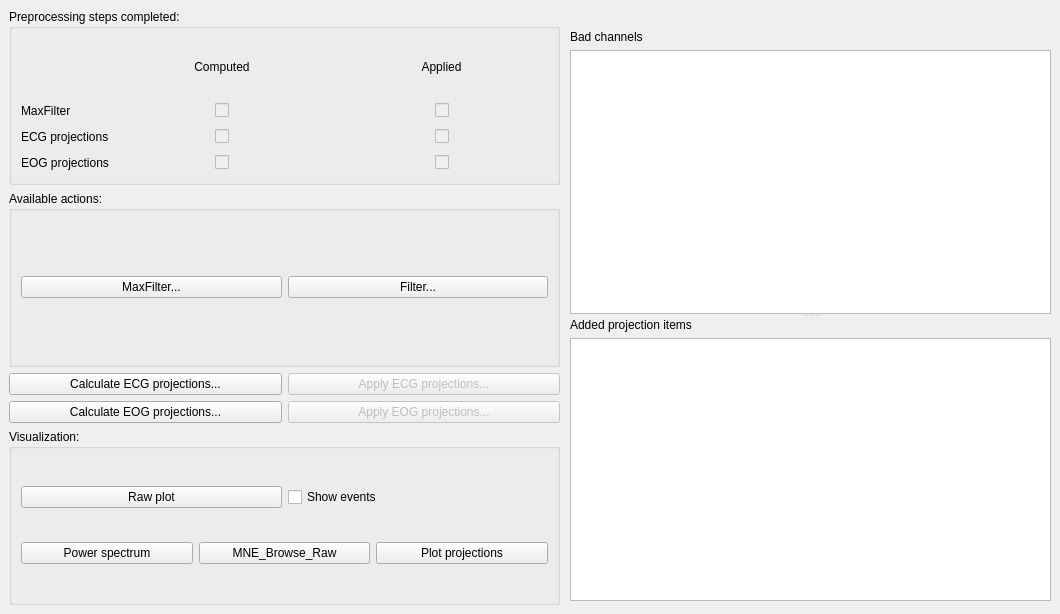
             <widget class="QWidget" name="tabPreprocessing">
              <property name="minimumSize">
               <size>
                <width>500</width>
                <height>0</height>
               </size>
              </property>
              <property name="font">
               <font>
                <weight>50</weight>
                <bold>false</bold>
               </font>
              </property>
              <attribute name="title">
               <string>Preprocessing</string>
              </attribute>
              <widget class="QWidget" name="layoutWidget">
               <property name="geometry">
                <rect>
                 <x>9</x>
                 <y>9</y>
                 <width>551</width>
                 <height>596</height>
                </rect>
               </property>
               <layout class="QVBoxLayout" name="verticalLayout_21">
                <item>
                 <widget class="QGroupBox" name="groupBoxPreprocessingCheckBoxes">
                  <property name="sizePolicy">
                   <sizepolicy hsizetype="MinimumExpanding" vsizetype="Preferred">
                    <horstretch>0</horstretch>
                    <verstretch>0</verstretch>
                   </sizepolicy>
                  </property>
                  <property name="minimumSize">
                   <size>
                    <width>60</width>
                    <height>0</height>
                   </size>
                  </property>
                  <property name="title">
                   <string>Preprocessing steps completed:</string>
                  </property>
                  <layout class="QGridLayout" name="gridLayout_18">
                   <item row="0" column="0">
                    <layout class="QGridLayout" name="gridLayout_6">
                     <property name="sizeConstraint">
                      <enum>QLayout::SetDefaultConstraint</enum>
                     </property>
                     <item row="2" column="1">
                      <layout class="QHBoxLayout" name="horizontalLayout_17">
                       <item>
                        <spacer name="horizontalSpacer_11">
                         <property name="orientation">
                          <enum>Qt::Horizontal</enum>
                         </property>
                         <property name="sizeHint" stdset="0">
                          <size>
                           <width>40</width>
                           <height>20</height>
                          </size>
                         </property>
                        </spacer>
                       </item>
                       <item>
                        <widget class="QCheckBox" name="checkBoxECGComputed">
                         <property name="enabled">
                          <bool>false</bool>
                         </property>
                         <property name="focusPolicy">
                          <enum>Qt::NoFocus</enum>
                         </property>
                         <property name="text">
                          <string/>
                         </property>
                        </widget>
                       </item>
                       <item>
                        <spacer name="horizontalSpacer_12">
                         <property name="orientation">
                          <enum>Qt::Horizontal</enum>
                         </property>
                         <property name="sizeHint" stdset="0">
                          <size>
                           <width>40</width>
                           <height>20</height>
                          </size>
                         </property>
                        </spacer>
                       </item>
                      </layout>
                     </item>
                     <item row="3" column="0">
                      <widget class="QLabel" name="labelEOGComputed_2">
                       <property name="text">
                        <string>EOG projections</string>
                       </property>
                      </widget>
                     </item>
                     <item row="3" column="2">
                      <layout class="QHBoxLayout" name="horizontalLayout_20">
                       <item>
                        <spacer name="horizontalSpacer_13">
                         <property name="orientation">
                          <enum>Qt::Horizontal</enum>
                         </property>
                         <property name="sizeHint" stdset="0">
                          <size>
                           <width>40</width>
                           <height>20</height>
                          </size>
                         </property>
                        </spacer>
                       </item>
                       <item>
                        <widget class="QCheckBox" name="checkBoxEOGApplied">
                         <property name="enabled">
                          <bool>false</bool>
                         </property>
                         <property name="focusPolicy">
                          <enum>Qt::NoFocus</enum>
                         </property>
                         <property name="text">
                          <string/>
                         </property>
                        </widget>
                       </item>
                       <item>
                        <spacer name="horizontalSpacer_14">
                         <property name="orientation">
                          <enum>Qt::Horizontal</enum>
                         </property>
                         <property name="sizeHint" stdset="0">
                          <size>
                           <width>40</width>
                           <height>20</height>
                          </size>
                         </property>
                        </spacer>
                       </item>
                      </layout>
                     </item>
                     <item row="0" column="1">
                      <widget class="QLabel" name="labelECGApplied_2">
                       <property name="text">
                        <string>Computed</string>
                       </property>
                       <property name="alignment">
                        <set>Qt::AlignCenter</set>
                       </property>
                      </widget>
                     </item>
                     <item row="2" column="2">
                      <layout class="QHBoxLayout" name="horizontalLayout_16">
                       <item>
                        <spacer name="horizontalSpacer_9">
                         <property name="orientation">
                          <enum>Qt::Horizontal</enum>
                         </property>
                         <property name="sizeHint" stdset="0">
                          <size>
                           <width>40</width>
                           <height>20</height>
                          </size>
                         </property>
                        </spacer>
                       </item>
                       <item>
                        <widget class="QCheckBox" name="checkBoxECGApplied">
                         <property name="enabled">
                          <bool>false</bool>
                         </property>
                         <property name="focusPolicy">
                          <enum>Qt::NoFocus</enum>
                         </property>
                         <property name="text">
                          <string/>
                         </property>
                        </widget>
                       </item>
                       <item>
                        <spacer name="horizontalSpacer_10">
                         <property name="orientation">
                          <enum>Qt::Horizontal</enum>
                         </property>
                         <property name="sizeHint" stdset="0">
                          <size>
                           <width>40</width>
                           <height>20</height>
                          </size>
                         </property>
                        </spacer>
                       </item>
                      </layout>
                     </item>
                     <item row="3" column="1">
                      <layout class="QHBoxLayout" name="horizontalLayout_19">
                       <item>
                        <spacer name="horizontalSpacer_15">
                         <property name="orientation">
                          <enum>Qt::Horizontal</enum>
                         </property>
                         <property name="sizeHint" stdset="0">
                          <size>
                           <width>40</width>
                           <height>20</height>
                          </size>
                         </property>
                        </spacer>
                       </item>
                       <item>
                        <widget class="QCheckBox" name="checkBoxEOGComputed">
                         <property name="enabled">
                          <bool>false</bool>
                         </property>
                         <property name="focusPolicy">
                          <enum>Qt::NoFocus</enum>
                         </property>
                         <property name="text">
                          <string/>
                         </property>
                        </widget>
                       </item>
                       <item>
                        <spacer name="horizontalSpacer_16">
                         <property name="orientation">
                          <enum>Qt::Horizontal</enum>
                         </property>
                         <property name="sizeHint" stdset="0">
                          <size>
                           <width>40</width>
                           <height>20</height>
                          </size>
                         </property>
                        </spacer>
                       </item>
                      </layout>
                     </item>
                     <item row="1" column="2">
                      <layout class="QHBoxLayout" name="horizontalLayout_21">
                       <item>
                        <spacer name="horizontalSpacer_7">
                         <property name="orientation">
                          <enum>Qt::Horizontal</enum>
                         </property>
                         <property name="sizeHint" stdset="0">
                          <size>
                           <width>40</width>
                           <height>20</height>
                          </size>
                         </property>
                        </spacer>
                       </item>
                       <item>
                        <widget class="QCheckBox" name="checkBoxMaxFilterApplied">
                         <property name="enabled">
                          <bool>false</bool>
                         </property>
                         <property name="focusPolicy">
                          <enum>Qt::NoFocus</enum>
                         </property>
                         <property name="text">
                          <string/>
                         </property>
                        </widget>
                       </item>
                       <item>
                        <spacer name="horizontalSpacer_17">
                         <property name="orientation">
                          <enum>Qt::Horizontal</enum>
                         </property>
                         <property name="sizeHint" stdset="0">
                          <size>
                           <width>40</width>
                           <height>20</height>
                          </size>
                         </property>
                        </spacer>
                       </item>
                      </layout>
                     </item>
                     <item row="2" column="0">
                      <widget class="QLabel" name="labelECGComputed_2">
                       <property name="text">
                        <string>ECG projections</string>
                       </property>
                      </widget>
                     </item>
                     <item row="1" column="1">
                      <layout class="QHBoxLayout" name="horizontalLayout_13">
                       <property name="spacing">
                        <number>6</number>
                       </property>
                       <item>
                        <spacer name="horizontalSpacer_5">
                         <property name="orientation">
                          <enum>Qt::Horizontal</enum>
                         </property>
                         <property name="sizeHint" stdset="0">
                          <size>
                           <width>40</width>
                           <height>20</height>
                          </size>
                         </property>
                        </spacer>
                       </item>
                       <item>
                        <widget class="QCheckBox" name="checkBoxMaxFilterComputed">
                         <property name="enabled">
                          <bool>false</bool>
                         </property>
                         <property name="focusPolicy">
                          <enum>Qt::NoFocus</enum>
                         </property>
                         <property name="inputMethodHints">
                          <set>Qt::ImhDigitsOnly</set>
                         </property>
                         <property name="text">
                          <string/>
                         </property>
                        </widget>
                       </item>
                       <item>
                        <spacer name="horizontalSpacer_8">
                         <property name="orientation">
                          <enum>Qt::Horizontal</enum>
                         </property>
                         <property name="sizeHint" stdset="0">
                          <size>
                           <width>40</width>
                           <height>20</height>
                          </size>
                         </property>
                        </spacer>
                       </item>
                      </layout>
                     </item>
                     <item row="0" column="2">
                      <widget class="QLabel" name="labelEOGApplied_2">
                       <property name="text">
                        <string>Applied</string>
                       </property>
                       <property name="alignment">
                        <set>Qt::AlignCenter</set>
                       </property>
                      </widget>
                     </item>
                     <item row="1" column="0">
                      <widget class="QLabel" name="labelMaxFilter_2">
                       <property name="text">
                        <string>MaxFilter</string>
                       </property>
                      </widget>
                     </item>
                    </layout>
                   </item>
                  </layout>
                 </widget>
                </item>
                <item>
                 <widget class="QGroupBox" name="groupBoxAvailablePreprocessing">
                  <property name="maximumSize">
                   <size>
                    <width>16777215</width>
                    <height>16777215</height>
                   </size>
                  </property>
                  <property name="title">
                   <string>Available actions:</string>
                  </property>
                  <layout class="QGridLayout" name="gridLayout_13">
                   <item row="0" column="0">
                    <layout class="QHBoxLayout" name="horizontalLayout_18">
                     <item>
                      <widget class="QPushButton" name="pushButtonMaxFilter">
                       <property name="text">
                        <string>MaxFilter...</string>
                       </property>
                      </widget>
                     </item>
                     <item>
                      <widget class="QPushButton" name="pushButtonFilter">
                       <property name="text">
                        <string>Filter...</string>
                       </property>
                      </widget>
                     </item>
                    </layout>
                   </item>
                  </layout>
                 </widget>
                </item>
                <item>
                 <layout class="QHBoxLayout" name="horizontalLayout">
                  <item>
                   <widget class="QPushButton" name="pushButtonECG">
                    <property name="text">
                     <string>Calculate ECG projections...</string>
                    </property>
                   </widget>
                  </item>
                  <item>
                   <widget class="QPushButton" name="pushButtonApplyECG">
                    <property name="enabled">
                     <bool>false</bool>
                    </property>
                    <property name="text">
                     <string>Apply ECG projections...</string>
                    </property>
                   </widget>
                  </item>
                 </layout>
                </item>
                <item>
                 <layout class="QHBoxLayout" name="horizontalLayout_12">
                  <item>
                   <widget class="QPushButton" name="pushButtonEOG">
                    <property name="text">
                     <string>Calculate EOG projections...</string>
                    </property>
                   </widget>
                  </item>
                  <item>
                   <widget class="QPushButton" name="pushButtonApplyEOG">
                    <property name="enabled">
                     <bool>false</bool>
                    </property>
                    <property name="text">
                     <string>Apply EOG projections...</string>
                    </property>
                   </widget>
                  </item>
                 </layout>
                </item>
                <item>
                 <widget class="QGroupBox" name="groupBoxVisualization_2">
                  <property name="title">
                   <string>Visualization:</string>
                  </property>
                  <layout class="QGridLayout" name="gridLayout_3">
                   <item row="1" column="0">
                    <layout class="QHBoxLayout" name="horizontalLayout_11">
                     <item>
                      <widget class="QPushButton" name="pushButtonSpectrum">
                       <property name="text">
                        <string>Power spectrum</string>
                       </property>
                      </widget>
                     </item>
                     <item>
                      <widget class="QPushButton" name="pushButtonMNE_Browse_Raw_2">
                       <property name="text">
                        <string>MNE_Browse_Raw</string>
                       </property>
                      </widget>
                     </item>
                     <item>
                      <widget class="QPushButton" name="pushButtonPlotProjections">
                       <property name="text">
                        <string>Plot projections</string>
                       </property>
                      </widget>
                     </item>
                    </layout>
                   </item>
                   <item row="0" column="0">
                    <layout class="QHBoxLayout" name="horizontalLayout_32">
                     <item>
                      <widget class="QPushButton" name="pushButtonRawPlot">
                       <property name="text">
                        <string>Raw plot</string>
                       </property>
                      </widget>
                     </item>
                     <item>
                      <widget class="QCheckBox" name="checkBoxShowEvents">
                       <property name="text">
                        <string>Show events</string>
                       </property>
                      </widget>
                     </item>
                    </layout>
                   </item>
                  </layout>
                 </widget>
                </item>
               </layout>
              </widget>
              <widget class="QSplitter" name="splitter_2">
               <property name="geometry">
                <rect>
                 <x>570</x>
                 <y>30</y>
                 <width>481</width>
                 <height>571</height>
                </rect>
               </property>
               <property name="orientation">
                <enum>Qt::Vertical</enum>
               </property>
               <widget class="QWidget" name="layoutWidget">
                <layout class="QVBoxLayout" name="verticalLayout_29">
                 <item>
                  <widget class="QLabel" name="labelBads">
                   <property name="text">
                    <string>Bad channels</string>
                   </property>
                  </widget>
                 </item>
                 <item>
                  <widget class="QListWidget" name="listWidgetBads">
                   <property name="enabled">
                    <bool>true</bool>
                   </property>
                   <property name="editTriggers">
                    <set>QAbstractItemView::NoEditTriggers</set>
                   </property>
                   <property name="sortingEnabled">
                    <bool>true</bool>
                   </property>
                  </widget>
                 </item>
                </layout>
               </widget>
               <widget class="QWidget" name="layoutWidget">
                <layout class="QVBoxLayout" name="verticalLayout_28">
                 <item>
                  <widget class="QLabel" name="labelProjs">
                   <property name="text">
                    <string>Added projection items</string>
                   </property>
                  </widget>
                 </item>
                 <item>
                  <widget class="QListWidget" name="listWidgetProjs">
                   <property name="enabled">
                    <bool>true</bool>
                   </property>
                   <property name="editTriggers">
                    <set>QAbstractItemView::NoEditTriggers</set>
                   </property>
                   <property name="sortingEnabled">
                    <bool>false</bool>
                   </property>
                  </widget>
                 </item>
                </layout>
               </widget>
              </widget>
             </widget>
